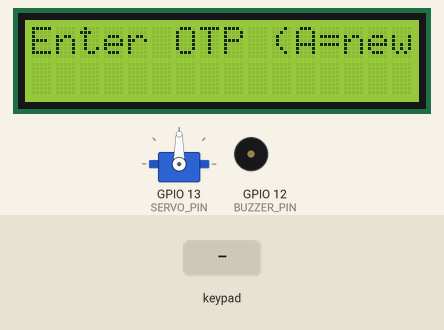
A sketch run on a simulated ESP32. Parts: 16×2 character LCD, servo, buzzer (waves = sounding). The inputs (shaded band) are chosen by the test bench. WiFi joins after 1.5 s; servers stay silent unless stated; uploads are accepted with an empty reply.

Above: at 4.1 s.
4.2 s: keypad keys 1 9 1 8 5 1 7 # pressed 0.4 s apart
At 8.6 s:
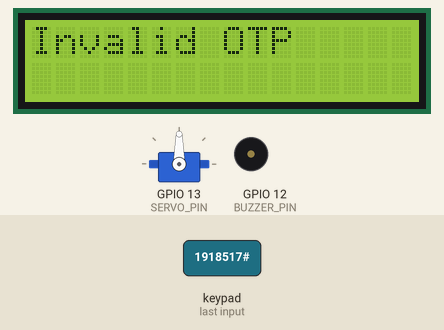
8.9 s: key 'A' pressed
At 11.3 s:
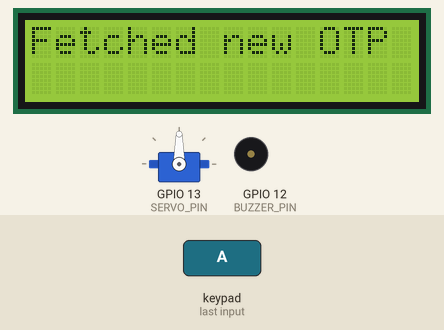
11.9 s: key '1' pressed
At 13.1 s:
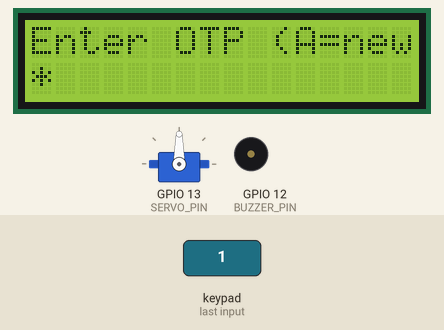
13.6 s: key '*' pressed
At 14.8 s:
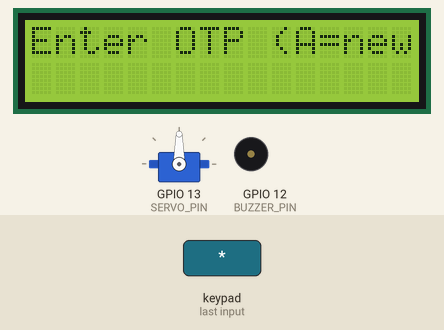
15.1 s: key '2' pressed
At 15.9 s:
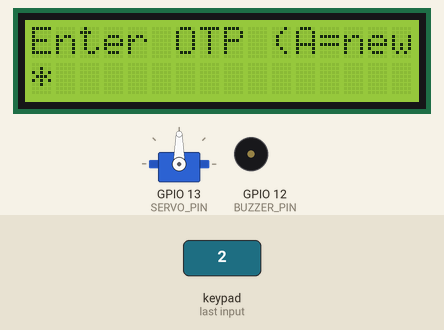
16.6 s: keypad keys 1 9 1 8 5 1 7 pressed 0.4 s apart
At 19.1 s:
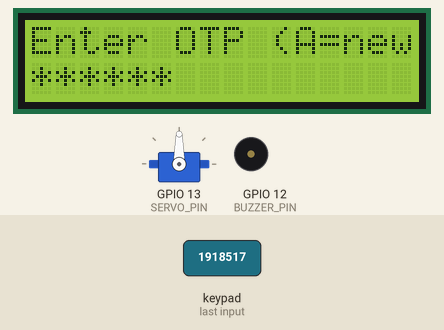
Timing chart, 0 to 20.6 s (numbered marks = the images above; inputs shaded):
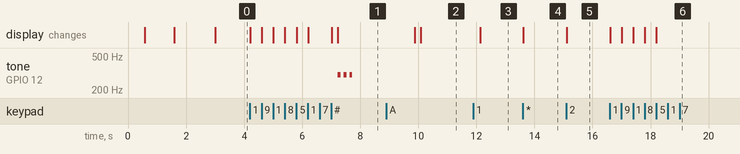

Measured:
- after the input at 4.2 s, tone on GPIO 12 (BUZZER_PIN): alternates 300 Hz for 0.10 s and silent for 0.10 s, 6 changes in all, then stays silent, starting after 3.0 s; the display: first changes at once (image 1 shows a later state)
- after the input at 8.9 s, the display: first differs from a run without the input after 1.2 s (image 2)
- after the input at 11.9 s, the display: changes after 0.23 s (image 3)
- after the input at 13.6 s, the display: changes at once (image 4)
- after the input at 15.1 s, the display: changes at once (image 5)
- after the input at 16.6 s, the display: first changes at once (image 6 shows a later state)

The sketch:

Main.ino
```cpp
#include <WiFi.h>
#include <HTTPClient.h>
#include <ArduinoJson.h>
#include <Keypad.h>
#include <LiquidCrystal_I2C.h>
#include <Servo.h>

// ── Configuration ──────────────────────────────────────────────────────────
const char* WIFI_SSID     = "Tigonuel";
const char* WIFI_PASSWORD = "nueltigo";

const char* LOCKER_ID     = "LKR001";
const char* API_BASE_URL  = "http://10.127.39.48:5000/api/lockers";

const int SERVO_PIN       = 13;
const int BUZZER_PIN      = 12;

// ── Keypad Setup ───────────────────────────────────────────────────────────
const byte ROWS = 4, COLS = 4;
byte rowPins[ROWS] = { 19, 18, 5, 17 };
byte colPins[COLS] = { 16, 4, 2, 15 };
char keys[ROWS][COLS] = {
  { '1','2','3','A' },
  { '4','5','6','B' },
  { '7','8','9','C' },
  { '*','0','#','D' }
};
Keypad keypad = Keypad(makeKeymap(keys), rowPins, colPins, ROWS, COLS);

// ── Display & Servo ────────────────────────────────────────────────────────
LiquidCrystal_I2C lcd(0x27, 16, 2);
Servo latchServo;

// ── Helpers ─────────────────────────────────────────────────────────────────
void connectWiFi() {
  lcd.clear(); lcd.print("WiFi Connecting");
  WiFi.begin(WIFI_SSID, WIFI_PASSWORD);
  int retry = 0;
  while (WiFi.status() != WL_CONNECTED && retry++ < 20) {
    delay(500); lcd.print(".");
  }
  lcd.clear();
  lcd.print(WiFi.status() == WL_CONNECTED ? "WiFi OK" : "WiFi Fail");
  delay(1000);
}

bool sendStatus(const char* status) {
  if (WiFi.status() != WL_CONNECTED) return false;
  HTTPClient http;
  String url = String(API_BASE_URL) + "/" + LOCKER_ID + "/status";
  http.begin(url);
  http.addHeader("Content-Type", "application/json");
  int code = http.POST(String("{\"status\":\"") + status + "\"}");
  http.end();
  return (code == 204);
}

bool verifyOtp(const String& otp) {
  if (WiFi.status() != WL_CONNECTED) return false;
  HTTPClient http;
  String url = String(API_BASE_URL) + "/" + LOCKER_ID + "/verify-otp";
  http.begin(url);
  http.addHeader("Content-Type", "application/json");
  int code = http.POST(String("{\"otp\":\"") + otp + "\"}");
  if (code != 200) { http.end(); return false; }
  StaticJsonDocument<200> doc;
  deserializeJson(doc, http.getString());
  http.end();
  return String(doc["status"]) == "success";
}

String fetchOtp() {
  if (WiFi.status() != WL_CONNECTED) return "";
  HTTPClient http;
  String url = String(API_BASE_URL) + "/" + LOCKER_ID + "/otp";
  http.begin(url);
  int code = http.GET();
  if (code != 200) { http.end(); return ""; }
  StaticJsonDocument<200> doc;
  deserializeJson(doc, http.getString());
  http.end();
  String otp = doc["otp"].as<String>();
  Serial.printf("Fetched OTP: %s (expires %s)\n", otp.c_str(), doc["expires_at"].as<const char*>());
  return otp;
}

void beep(bool ok) {
  int freq = ok ? 1000 : 300;
  for (int i = 0; i < 3; i++) {
    tone(BUZZER_PIN, freq);
    delay(100);
    noTone(BUZZER_PIN);
    delay(100);
  }
}

void setLatch(bool unlocked) {
  latchServo.write(unlocked ? 0 : 90);
}

// ── Setup & Main Loop ──────────────────────────────────────────────────────
void setup() {
  Serial.begin(115200);
  lcd.init(); lcd.backlight();
  latchServo.attach(SERVO_PIN);
  pinMode(BUZZER_PIN, OUTPUT);

  connectWiFi();
  setLatch(false);
  sendStatus("closed");

  // Fetch & print OTP at startup
  String initialOtp = fetchOtp();
  if (initialOtp.length()) {
    lcd.clear();
    lcd.print("OTP:");
    lcd.setCursor(0,1);
    lcd.print(initialOtp);
    delay(3000);
  }
}

void loop() {
  lcd.clear(); lcd.print("Enter OTP (A=new)");
  lcd.setCursor(0,1);
  String otp = "";

  // Collect keys
  while (true) {
    char key = keypad.getKey();
    if (!key) continue;

    if (key >= '0' && key <= '9' && otp.length()<6) {
      otp += key; lcd.print('*');
    }
    else if (key == 'A') {
      // Request new OTP
      fetchOtp();
      lcd.clear(); lcd.print("Fetched new OTP");
      delay(2000);
      return;
    }
    else if (key == '#' && otp.length()==6) {
      break;
    }
    else if (key == '*') {
      otp = "";
      lcd.setCursor(0,1);
      lcd.print("      ");
      lcd.setCursor(0,1);
    }
  }

  // Verify & act
  lcd.clear(); lcd.print("Verifying...");
  bool ok = verifyOtp(otp);
  if (ok) {
    lcd.clear(); lcd.print("Access Granted");
    beep(true);
    setLatch(true);
    sendStatus("open");
    delay(10000);
    setLatch(false);
    sendStatus("closed");
    lcd.clear(); lcd.print("Locked");
    delay(2000);
  } else {
    lcd.clear(); lcd.print("Invalid OTP");
    beep(false);
    delay(2000);
  }
}
```
